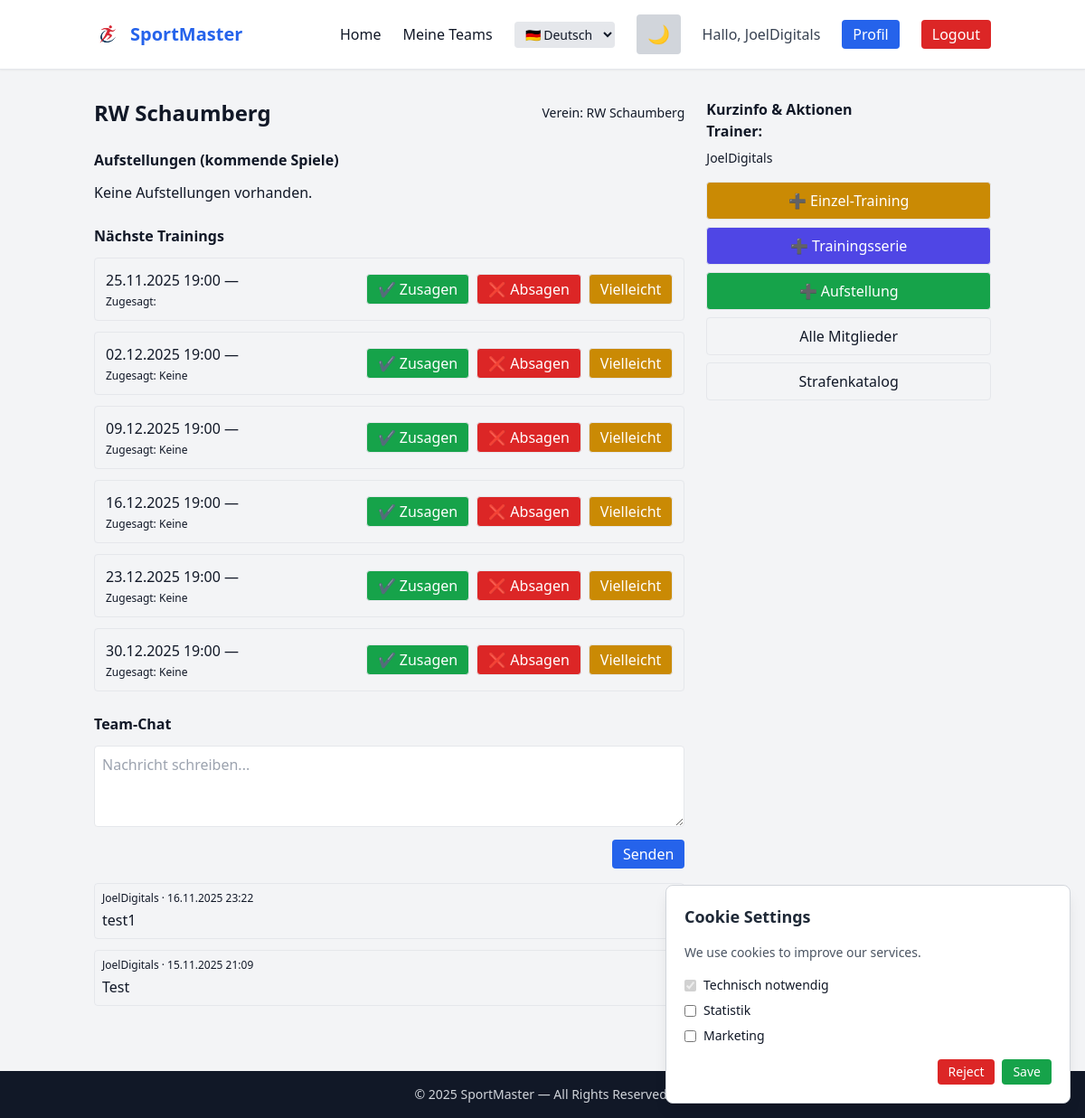
Screenshot of /team/rws-1/members/ (signed in) with the database file from the repository.
### accounts/models.py (models this page shows, shortened)
class CustomUser(AbstractUser):
    ROLE_CHOICES = [
        ("player", "Player"),
        ("referee", "Referee"),
        ("timekeeper", "Timekeeper / Secretary"),
        ("coach", "Coach"),
        ("club_admin", "Club Admin"),
        ("federation_admin", "Federation Admin"),
        ("global_admin", "Global Admin"),
    ]
    role = models.CharField(max_length=30, choices=ROLE_CHOICES, default="player")
    short_id = models.CharField(max_length=12, unique=True, null=True, blank=True)
    club = models.ForeignKey("club.Club", null=True, blank=True, on_delete=models.SET_NULL)
    federation = models.ForeignKey("federation.Federation", null=True, blank=True, on_delete=models.SET_NULL)

### team/models.py (models this page shows, shortened)
class Team(models.Model):
    name = models.CharField(max_length=255)
    club = models.ForeignKey("club.Club", on_delete=models.CASCADE)
    age_group = models.ForeignKey(AgeGroup, on_delete=models.SET_NULL, null=True)
    sport = models.ForeignKey(Sport, on_delete=models.SET_NULL, null=True)
    players = models.ManyToManyField("accounts.CustomUser", related_name="teams", blank=True)
    trainers = models.ManyToManyField("accounts.CustomUser", related_name="coached_teams", blank=True)
    cashier = models.ForeignKey(settings.AUTH_USER_MODEL, null=True, blank=True, on_delete=models.SET_NULL, related_name='cashier_for_teams')
    short_code = models.CharField(max_length=20, blank=True)
    created_at = models.DateTimeField(auto_now_add=True)
    updated_at = models.DateTimeField(auto_now=True)
    additional_info = models.TextField(null=True, blank=True)
    slug = models.SlugField(unique=True)

class TrainingEvent(models.Model):
    team = models.ForeignKey("Team", on_delete=models.CASCADE, related_name="training_events")
    start = models.DateTimeField()
    location = models.CharField(max_length=255, blank=True)
    note = models.TextField(blank=True)
    created_by = models.ForeignKey(settings.AUTH_USER_MODEL, null=True, blank=True, on_delete=models.SET_NULL)
    series = models.ForeignKey(TrainingSeries, null=True, blank=True, on_delete=models.SET_NULL, related_name="events")
    created_at = models.DateTimeField(auto_now_add=True)

class Message(models.Model):
    team = models.ForeignKey("Team", on_delete=models.CASCADE, related_name="messages")
    user = models.ForeignKey(settings.AUTH_USER_MODEL, on_delete=models.CASCADE)
    text = models.TextField()
    created_at = models.DateTimeField(auto_now_add=True)
    class Meta:
        ordering = ("-created_at",)

### club/models.py (models this page shows, shortened)
class Club(models.Model):
    name = models.CharField(max_length=255)
    federation = models.ForeignKey("federation.Federation", null=True, blank=True, on_delete=models.SET_NULL)
    address = models.TextField(blank=True)
    contact_email = models.EmailField(null=True,blank=True)
    phone = models.CharField(max_length=50, blank=True)
    slug = models.SlugField(unique=True)
    created_at = models.DateTimeField(auto_now_add=True)
    updated_at = models.DateTimeField(auto_now=True)
    additional_info = models.TextField(null=True, blank=True)
    website = models.URLField(null=True, blank=True)
    sport = models.ForeignKey(Sport, on_delete=models.SET_NULL, null=True)

### team/views.py (the view)
# urls.py: path("<slug:slug>/members/", views.member_team_view, name="team_detail_members"),
@login_required
def member_team_view(request, slug):
    team = get_object_or_404(Team, slug=slug)
    if not (is_player(request.user, team) or is_trainer(request.user, team)):
        return HttpResponseForbidden("Du bist kein Mitglied dieses Teams.")
    now = timezone.now()
    lineups = Lineup.objects.filter(team=team, date__gte=now).order_by("date")
    trainings = TrainingEvent.objects.filter(team=team, start__gte=now).order_by("start")
    messages_qs = Message.objects.filter(team=team).order_by("-created_at")
    paginator = Paginator(messages_qs, 30)
    page = request.GET.get("page", 1)
    messages_page = paginator.get_page(page)
    rsvps = {}
    user_rsvps = TrainingRSVP.objects.filter(training__in=trainings, user=request.user)
    for r in user_rsvps:
        rsvps[r.training_id] = r
    penalties = Penalty.objects.filter(team=team).order_by("title") if hasattr(Penalty, '__name__') else []
    assigned_penalties = AssignedPenalty.objects.filter(team=team).select_related("user", "penalty").order_by("-assigned_at") if hasattr(AssignedPenalty, '__name__') else []
    context = {
        "team": team,
        "lineups": lineups,
        "trainings": trainings,
        "messages": messages_page,
        "rsvps": rsvps,
        "penalties": penalties,
        "assigned_penalties": assigned_penalties,
        "now": now,
    }
    return render(request, "teams/member_team.html", context)

### team/views.py (called while the page is built)
def is_player(user, team):
    if not user.is_authenticated:
        return False
    return team.players.filter(pk=user.pk).exists()

### team/templates/teams/member_team.html (shortened to what this page needs)
{% extends "base.html" %}
{% block content %}
<div class="grid md:grid-cols-3 gap-6">
  <main class="md:col-span-2 card">
    <div class="flex justify-between items-center">
      <h1 class="text-2xl font-bold">{{ team.name }}</h1>
      <div class="muted text-sm">Verein: {{ team.club.name }}</div>
    </div>
    <section class="mt-6">
      <h2 class="font-semibold">Aufstellungen (kommende Spiele)</h2>
      <div class="space-y-3 mt-3">
        {% for l in lineups %}
          {% if l.date %}
            {% if l.date >= now %}
              <div class="p-3 border rounded">
                <div class="flex justify-between">
                  <div>
                    <strong>{{ l.name }}</strong>
                    <div class="muted text-xs">{{ l.date }}</div>
                  </div>
                  <div>
                    {% if l.is_public %}<span class="px-2 py-0.5 bg-green-100 text-green-800 rounded text-sm">Öffentlich</span>{% endif %}
                    {% if user in team.trainers.all %}
                      <a href="{% url 'lineup_edit' team.slug l.pk %}" class="text-blue-600 ml-2">Bearbeiten</a>
                    {% endif %}
                  </div>
                </div>
                <div class="mt-2 text-sm">
                  Spieler:
                  <ul class="list-disc ml-5">
                    {% for p in l.players.all %}
                      <li>{{ p.get_full_name|default:p.username }}</li>
                    {% empty %}
                      <li class="muted">Keine Spieler</li>
                    {% endfor %}
                  </ul>
                </div>
              </div>
            {% endif %}
          {% endif %}
        {% empty %}
          <p class="muted">Keine Aufstellungen vorhanden.</p>
        {% endfor %}
      </div>
    </section>
    <section class="mt-6">
      <h2 class="font-semibold">Nächste Trainings</h2>
      <ul class="mt-3 space-y-3">
        {% for t in trainings|slice:":6" %}
          <li class="p-3 border rounded flex justify-between items-center">
            <div>
              <div class="font-medium">{{ t.start|date:"d.m.Y H:i" }} — {{ t.location }}</div>
              <div class="text-xs muted mt-1">
                Zugesagt:
                {% for r in t.rsvps.all %}
                  {% if r.status == 'yes' %}
                    <span class="inline-block px-2 py-0.5 text-xs border rounded mr-1">{{ r.user.get_full_name|default:r.user.username }}</span>
                  {% endif %}
                {% empty %}
                  <span class="muted">Keine</span>
                {% endfor %}
              </div>
            </div>
            <div class="flex gap-2">
              <form method="post" action="{% url 'training_rsvp' team.slug t.pk %}">
                <button class="px-3 py-1 border rounded bg-green-600 text-white">✔️ Zusagen</button>
              </form>
              <form onsubmit="openDeclineModal(event, '{{ t.pk }}');" class="inline">
                <button type="button" class="px-3 py-1 border rounded bg-red-600 text-white">❌ Absagen</button>
              </form>
              <form method="post" action="{% url 'training_rsvp' team.slug t.pk %}">
                <button class="px-3 py-1 border rounded bg-yellow-600 text-white">Vielleicht</button>
              </form>
            </div>
          </li>
        {% empty %}
          <li class="muted">Keine anstehenden Trainings.</li>
        {% endfor %}
      </ul>
    </section>
    <section class="mt-6">
      {% include "teams/chat_inc.html" %}
    </section>
  </main>
  <aside class="card">
    <h3 class="font-semibold">Kurzinfo & Aktionen</h3>
    <p class="muted"><strong>Trainer:</strong></p>
    <ul class="mt-2">
      {% for tr in team.trainers.all %}
        <li class="text-sm">{{ tr.get_full_name|default:tr.username }}</li>
      {% empty %}
        <li class="muted">Keine Trainer</li>
      {% endfor %}
    </ul>
    <div class="mt-4 space-y-2">
      {% if user in team.trainers.all %}
        <a href="{% url 'training_event_create' team.slug %}" class="block text-center px-3 py-2 border rounded bg-yellow-600 text-white">➕ Einzel-Training</a>
        <a href="{% url 'training_series_create' team.slug %}" class="block text-center px-3 py-2 border rounded bg-indigo-600 text-white">➕ Trainingsserie</a>
        <a href="{% url 'lineup_create' team.slug %}" class="block text-center px-3 py-2 border rounded bg-green-600 text-white">➕ Aufstellung</a>
      {% endif %}
      <a href="{% url 'members_list' team.slug %}" class="block text-center px-3 py-2 border rounded">Alle Mitglieder</a>
      <a href="{% url 'penalties_list' team.slug %}" class="block text-center px-3 py-2 border rounded">Strafenkatalog</a>
    </div>
  </aside>
</div>
{% endblock %}

### accounts/templates/base.html (shortened to what this page needs)
{% load static %}
<!DOCTYPE html>
<html lang="{{ LANGUAGE_CODE|default:'de' }}" class="scroll-smooth">
<head>
    <script src="https://cdn.tailwindcss.com"></script>
</head>
<body class="bg-gray-100 dark:bg-gray-900 text-gray-900 dark:text-gray-200 min-h-screen flex flex-col transition-colors">
<nav class="bg-white dark:bg-gray-800 border-b border-gray-200 dark:border-gray-700 shadow-sm">
  <div class="container mx-auto px-4 py-4 flex items-center justify-between">
    <a href="{% url 'home' %}" class="flex items-center gap-2 text-xl font-bold text-blue-600 dark:text-blue-400">
        <img src="{% static 'images/logo.png' %}" class="h-8 w-auto">
        SportMaster
    </a>
    <div class="hidden md:flex items-center gap-6">
        <a href="{% url 'home' %}" class="hover:text-blue-500 dark:hover:text-blue-300 transition">Home</a>
        {% if user.is_authenticated %}
            <a href="{% url 'team_list' %}" class="hover:text-blue-500 dark:hover:text-blue-300 transition">Meine Teams</a>
        {% endif %}
        <select id="langSelector"
            class="bg-gray-200 dark:bg-gray-700 text-sm px-2 py-1 rounded focus:outline-none">
            <option value="de" {% if LANGUAGE_CODE == 'de' %}selected{% endif %}>🇩🇪 Deutsch</option>
        </select>
        <button id="themeToggle"
            class="px-3 py-2 rounded bg-gray-300 dark:bg-gray-700 hover:bg-gray-400 dark:hover:bg-gray-600 text-xl transition">
        </button>
        {% if user.is_authenticated %}
            <span class="text-gray-700 dark:text-gray-300">Hallo, {{ user.username }}</span>
            <a href="{% url 'profile' %}" class="px-3 py-1 rounded bg-blue-600 text-white hover:bg-blue-700 transition">Profil</a>
            <a href="{% url 'logout' %}" class="px-3 py-1 rounded bg-red-600 text-white hover:bg-red-700 transition">Logout</a>
        {% else %}
            <a href="{% url 'login' %}" class="px-3 py-1 rounded bg-blue-600 text-white hover:bg-blue-700 transition">Login</a>
            <a href="{% url 'register' %}" class="px-3 py-1 rounded bg-green-600 text-white hover:bg-green-700 transition">Registrieren</a>
        {% endif %}
    </div>
  </div>
</nav>
<div id="cookieBanner"
    class="fixed bottom-4 right-4 w-full max-w-md bg-white dark:bg-gray-800 shadow-lg border border-gray-300 dark:border-gray-700 p-5 rounded-lg space-y-4 hidden">
    <h3 class="text-lg font-semibold text-gray-800 dark:text-gray-200">
        {% if LANGUAGE_CODE == "de" %} Cookie-Einstellungen {% else %} Cookie Settings {% endif %}
    </h3>
    <p class="text-sm text-gray-600 dark:text-gray-300">
        {% if LANGUAGE_CODE == 'de' %}
            Wir verwenden Cookies, um unsere Dienste zu verbessern.
        {% else %}
            We use cookies to improve our services.
        {% endif %}
    </p>
    <div class="space-y-2 text-sm">
        <label class="flex items-center gap-2">
            <input type="checkbox" checked disabled>
            <span>Technisch notwendig</span>
        </label>
        <label class="flex items-center gap-2">
            <input type="checkbox" id="cookieStats">
            <span>Statistik</span>
        </label>
        <label class="flex items-center gap-2">
            <input type="checkbox" id="cookieMarketing">
            <span>Marketing</span>
        </label>
    </div>
    <div class="flex justify-end gap-2">
        <button id="rejectCookies"
                class="px-3 py-1 rounded bg-red-600 text-white hover:bg-red-700 text-sm">
            {% if LANGUAGE_CODE == 'de' %} Ablehnen {% else %} Reject {% endif %}
        </button>
        <button id="acceptCookies"
                class="px-3 py-1 rounded bg-green-600 text-white hover:bg-green-700 text-sm">
            {% if LANGUAGE_CODE == 'de' %} Speichern {% else %} Save {% endif %}
        </button>
    </div>
</div>
<main class="flex-grow container mx-auto px-4 py-8">
    {% block content %}{% endblock %}
</main>
<footer class="bg-gray-900 dark:bg-black text-gray-300 text-center py-4 text-sm mt-10">
  &copy; {{ now|date:"Y" }} SportMaster — All Rights Reserved.
</footer>
</body>
</html>

### team/templates/teams/chat_inc.html (shortened to what this page needs)
<div>
  <h3 class="font-semibold">Team-Chat</h3>
  <form method="post" action="{% url 'chat_post' team.slug %}" class="mt-3">
    <textarea name="text" rows="3" class="w-full border rounded p-2" placeholder="Nachricht schreiben..."></textarea>
    <div class="mt-2 flex justify-end">
      <button class="px-3 py-1 bg-blue-600 text-white rounded">Senden</button>
    </div>
  </form>
  <div class="mt-4 space-y-3 max-h-64 overflow-auto">
    {% for msg in messages %}
      <div class="p-2 border rounded">
        <div class="text-xs muted">{{ msg.user.get_full_name|default:msg.user.username }} · {{ msg.created_at|date:"d.m.Y H:i" }}</div>
        <div class="mt-1">{{ msg.text|linebreaks }}</div>
      </div>
    {% empty %}
      <p class="muted">Keine Nachrichten.</p>
    {% endfor %}
  </div>
</div>

### rows the page displays
CustomUser: username "JoelDigitals", get_full_name "JoelDigitals"
Team: name "RW Schaumberg", club.name "RW Schaumberg"
TrainingEvent: start "25.11.2025 19:00"
TrainingEvent: start "02.12.2025 19:00"
TrainingEvent: start "09.12.2025 19:00"
TrainingEvent: start "16.12.2025 19:00"
TrainingEvent: start "23.12.2025 19:00"
TrainingEvent: start "30.12.2025 19:00"
Message: user.get_full_name "JoelDigitals", created_at "16.11.2025 23:22", text "test1"
Message: user.get_full_name "JoelDigitals", created_at "15.11.2025 21:09", text "Test"
